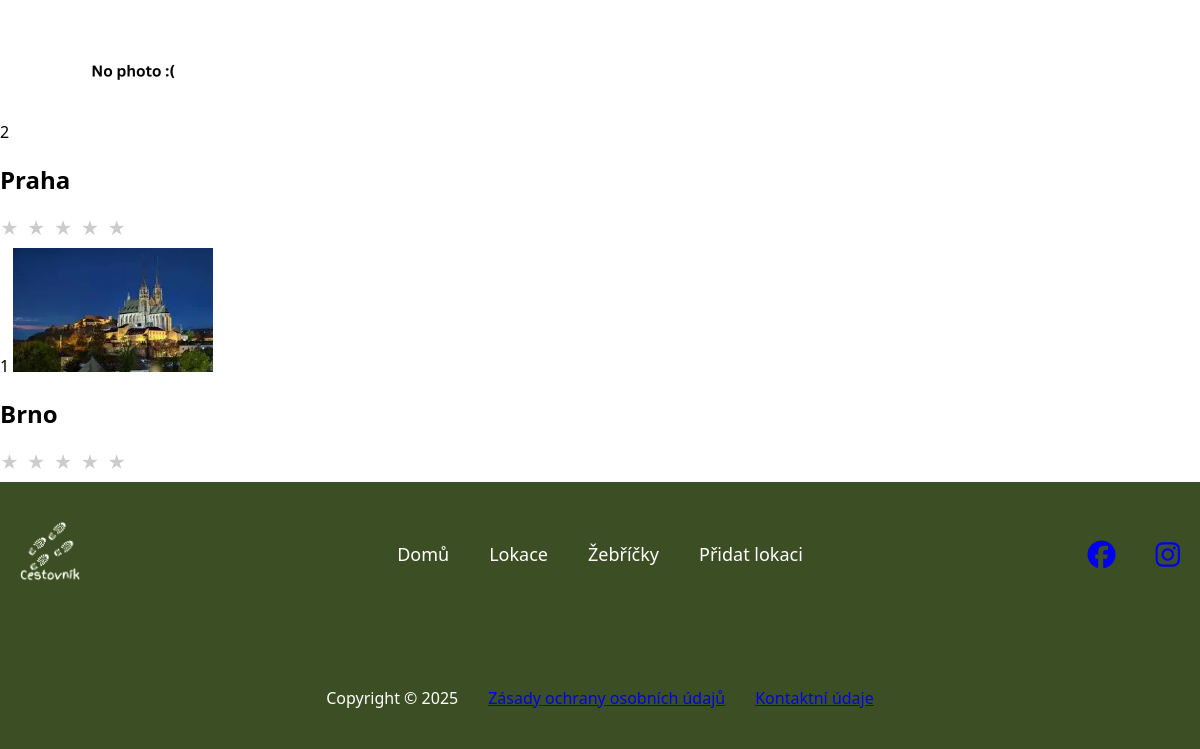
Before: /rankings (lower part) with the older database file.
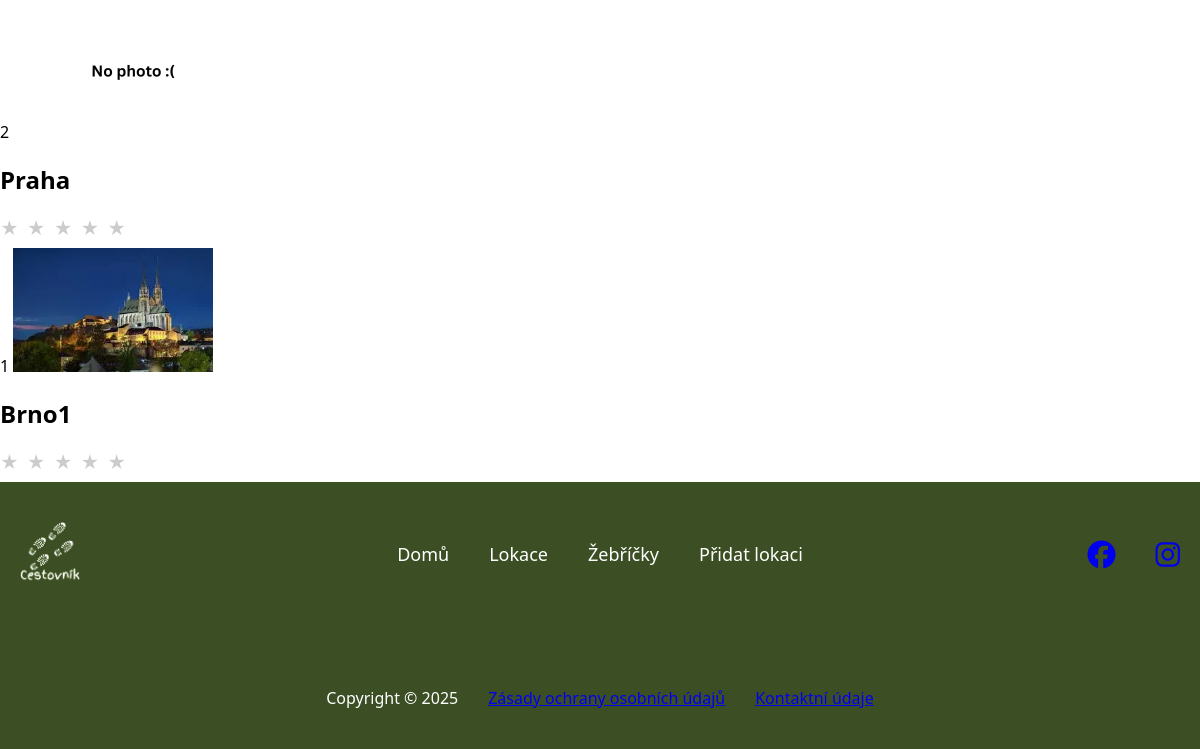
After: the same page with the newer database file.
### tables this page shows
CREATE TABLE "photo"
(
    id          INTEGER
        primary key autoincrement,
    name        VARCHAR not null,
    alt_text    VARCHAR,
    url         VARCHAR not null,
    id_location INTEGER not null
        references location
            on delete cascade
);

CREATE TABLE "location"
(
    id                  INTEGER
        primary key autoincrement,
    name                VARCHAR                   not null,
    description         VARCHAR,
    date_location_added TEXT default current_date not null,
    id_user             INTEGER                   not null
        constraint location_user_id_fk
            references user
            on delete cascade,
    id_status           INTEGER                   not null
        constraint location_location_status_id_fk
            references location_status
);

### pages/rankings.py (the view)
@router.get("/rankings")
async def rankings_page(request: Request, sort:str = "sort", svc: LocationService = Depends(locations_service) ):
    titles_map = {
        "rating": "Nejoblíbenější lokace podle hodnocení",
        "comments": "Nejvíce diskutované lokace",
        "newest": "Nejnovější přidané lokace"
    }
    page_title = titles_map.get(sort, "Žebříček lokací")
    locations = {}
    if sort == "rating":
        locations = svc.list_locations_by_avg_rating()
    elif sort == "comments":
        locations = svc.list_locations_by_most_comments()
    elif sort == "newest":
        locations = svc.list_locations_by_newest()
    else:
        locations = svc.list_locations_by_newest()
    tpl = request.app.state.templates
    return tpl.TemplateResponse(
        "rankings.html",
        {
            "request": request,
            "title": page_title,
            "locations": locations
        }
    )

### templates/rankings.html (shortened to what this page needs)
{% extends "base.html" %}
{% block content %}
    <div class="locations">
    {% for loc in locations %}
        <div class="location">
        {{ loc['id'] }}
        {% if loc['photo'] %}
            <img alt="{{ loc['photo']['alt_text'] }}" src="/{{loc['photo']['url']}}" style="width: 200px">
        {% else %}
            <img alt="No photo" src="{{url_for('static', path='img/web/noImage.webp') }}"  class="noImage">
        {% endif %}
        <h2>{{ loc['name'] }}</h2>
        <div class="loc-rating">
                {% set filled = (loc['avg_rating'] | default(0)) | int %}
                {% for i in range(1,6) %}
                    <span class="star {% if i <= filled %}filled{% endif %}">★</span>
                {% endfor %}
        </div>
        </div>
    {% endfor %}
    </div>
{% endblock %}

Changed rows visible on the page:
changed through a linked row, photo: name "Brno" → "Brno1"
